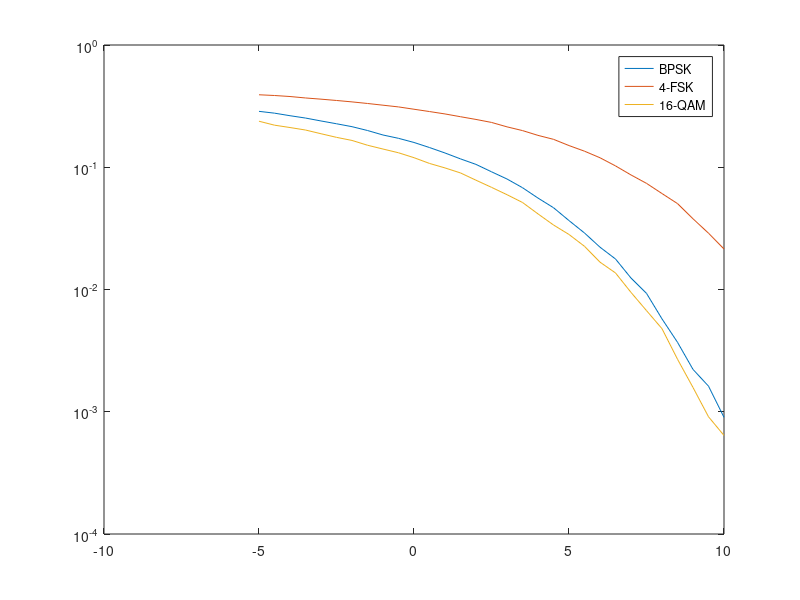

Reproduce this figure in MATLAB.
clc;clear;
L = 1e5;
data = randi([0,1],[1,L]);%Random bits
snrdb = -5:0.5:10;%SNR in dB
Es = 1;%Energy of signal
x = zeros(1,L);%Recieved bits(After decision making)
BER = zeros(1,31);%BIt error rate

%--------------------BPSK-----------------------------
ak = zeros(1,L);

for p = 1:L
  if data(p) == 0
    ak(p) = 1;
  elseif data(p) == 1
    ak(p) = -1;
  end
end

for q = 1:31
  var = Es/10^(snrdb(q)/10);
  sig = sqrt(var);
  for p = 1:4
    vk = randn([1,L])*sig;%AWGN
    z = ak + vk;
  end
  
  for p = 1:L
    if z(p) > 0
      x(p) = 0;  
    else
      x(p) = 1;
    end
  end
  BER(q) = ((data-x)*(data-x)')/L;
end

plot(snrdb,BER);
hold on;

%------------------------4-FSK-----------------------
ak = zeros(4,L/2);

for p = 1:L/2
  if data(2*p-1:2*p) == [0,0]
    ak(:,p) = [1,0,0,0];
  elseif data(2*p-1:2*p) == [0,1]
    ak(:,p) = [0,1,0,0];
  elseif data(2*p-1:2*p) == [1,1]
    ak(:,p) = [0,0,1,0];
  else
    ak(:,p) = [0,0,0,1];
  end
end

z = zeros(1,L/2);

for q = 1:31
  var = Es/10^(snrdb(q)/10);
  sig = sqrt(var);
  for p = 1:4
    vk = randn([1,L/2])*sig;%AWGN
    z(p,:) = ak(p,:) + vk;
  end
  
  for p = 1:L/2
    [m,index] = max(z(:,p));
    if index == 1
      x(2*p-1:2*p) = [0,0];
    elseif index == 2
      x(2*p-1:2*p) = [0,1];
    elseif index == 3
      x(2*p-1:2*p) = [1,1];
    else
      x(2*p-1:2*p) = [1,0];
    end
  end
  BER(q) = ((data-x)*(data-x)')/L;
end

plot(snrdb,BER);

%-----------------------16-QAM-----------------------------
ak = zeros(2,L/4);

for p = 1:L/4
    
    if data(4*p-1:4*p) == [0,0]
    a = 1;
  elseif data(4*p-1:4*p) == [0,1]
    a = 2;
  elseif data(4*p-1:4*p) == [1,1]
    a = 3;
  else
    a = 4;
    end
  
  if data(4*p-3:4*p-2) == [0,0]
    b = 4;
  elseif data(4*p-3:4*p-2) == [1,0]
    b = 3;
  elseif data(4*p-3:4*p-2) == [1,1]
    b = 2;
  else
    b = 1;
  end
  
 
  ak(:,p) = [2*a-1-4,2*b-1-4];
end

z = zeros(1,L/4);

for q = 1:31
  var = Es/10^(snrdb(q)/10);
  sig = sqrt(var);
  for p = 1:2
    vk = randn([1,L/4])*sig;%AWGN
    z(p,:) = ak(p,:) + vk;
  end
  
  for p = 1:L/4
    if z(1,p) <= -2
      x(4*p-1:4*p) = [0,0];
    elseif z(1,p) > -2 && z(1,p) <= 0
      x(4*p-1:4*p) = [0,1];
    elseif z(1,p) > 0 && z(1,p) <= 2
      x(4*p-1:4*p) = [1,1];
    else
      x(4*p-1:4*p) = [1,0];
    end
    
    if z(2,p) <= -2
      x(4*p-3:4*p-2) = [0,1];
    elseif z(2,p) <= 0 && z(2,p) > -2
      x(4*p-3:4*p-2) = [1,1];
    elseif z(2,p) <= 2 && z(2,p) > 0
      x(4*p-3:4*p-2) = [1,0];
    else
      x(4*p-3:4*p-2) = [0,0];
    end
  end
  
  BER(q) = (data-x)*(data-x)'/L;
end

plot(snrdb,BER);
legend("BPSK","4-FSK","16-QAM");
set(gca,'Yscale','log');
